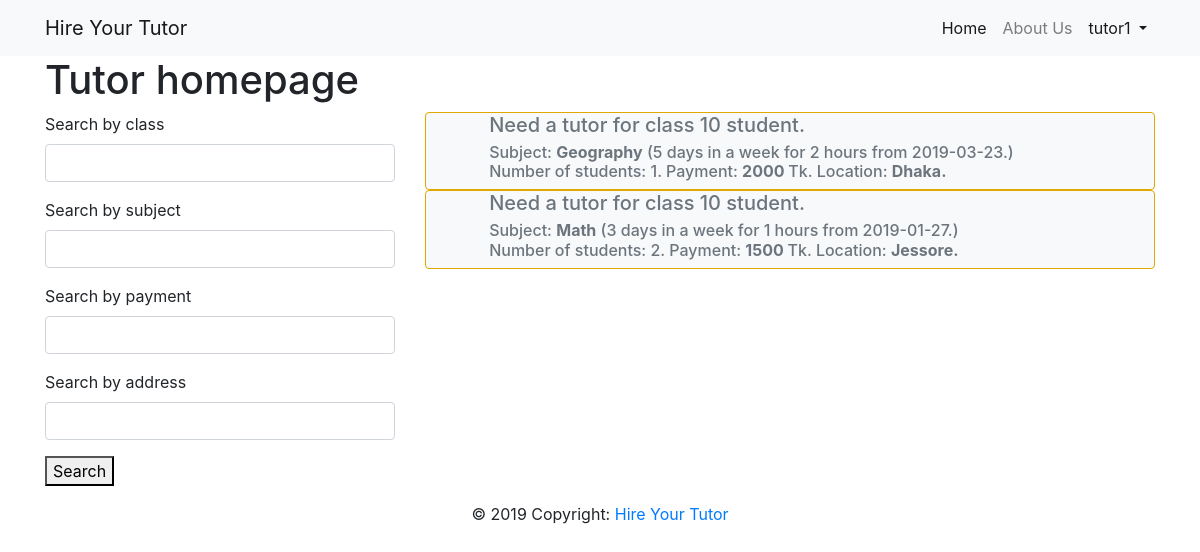
Screenshot of /tutor/tutorhomepage/ (signed in) with the database file from the repository.
### hireapp/models.py (models this page shows, shortened)
class User(AbstractUser):
    is_tutor = models.BooleanField(default=False)
    is_guardian = models.BooleanField(default=False)

class GuardianProfiles(models.Model):
    GENDER_CHOICES = (
        ('Male', 'Male'),
        ('Female', 'Female'),
    )
    user = models.ForeignKey(User, on_delete=models.CASCADE, default=None)
    Guardians_name = models.CharField("Guardian's Name", max_length=50)
    gender = models.CharField(max_length=6, choices=GENDER_CHOICES)
    nid_No = models.CharField(max_length=18)
    occupation = models.CharField(max_length=20)
    students_name = models.CharField("Student's Name", max_length=50)
    s_class = models.CharField("Student's Class", max_length=2)
    school = models.CharField("School/College", max_length=60)
    subject = models.CharField(max_length=100)
    payment = models.CharField(max_length=5)
    tution_hour = models.CharField("Tution hours", max_length=3)
    guardian_contact = models.CharField("Guardian's Contact Number", max_length=14)
    need_tutor_from = models.DateField()
    description = models.TextField(max_length=250)
    address = models.TextField(max_length=150)
    week_days = models.CharField("How many days in a week?", max_length=1)
    number_of_students = models.CharField("Number of students", max_length=2)

### hireapp/views/tutor.py (the view)
# urls.py: path('tutorhomepage/', tutor.TutorHomepage,
@login_required()
@tutor_required()
def TutorHomepage(request):
    filters = GuardianFilter(request.GET, queryset=GuardianProfiles.objects.all())
    return render(request, 'hireapp/tutor/tutor_homepage.html', {'filters': filters})

### hireapp/templates/hireapp/tutor/tutor_homepage.html (shortened to what this page needs)
{% extends 'base.html' %}
{% load crispy_forms_tags %}
{% load static %}
{% block content %}
<h1>Tutor homepage</h1>
<div class="row">
    <div class="col-sm-4">
        <form method="get">
            {{ filters.form|crispy }}
            <button type="submit">Search</button>
        </form>
    </div>
    <div class="col-sm-8">{% for guardians in filters.qs %}
        <div class="card card-inverse" style="background-color: #F8F9FA; border-color: #E0A800;">
            <div class="card-block">
                <div class="row">
                    <div class="col-sm-1">
                    </div>
                    <div class="col-sm-11">
                        <h5 class="card-title text-muted">
                            Need a tutor for class {{guardians.s_class|safe}} student. <br>
                        </h5>
                        <h6 class="card-subtitle mb-2 text-muted">
                            Subject: <b>{{guardians.subject|safe}}</b> ({{guardians.week_days|safe}} days
                            in a week for {{guardians.tution_hour|safe}} hours from
                            {{guardians.need_tutor_from|safe}}.)
                            <br>
                            Number of students: {{guardians.number_of_students|safe}}. Payment: <b>{{guardians.payment|safe}} </b>
                            Tk. Location: <b>{{guardians.address|safe}}.</b>
                        </h6>
                    </div>
                </div>
            </div>
        </div>
        {% endfor %}
    </div>
</div>
{% endblock content %}

### templates/base.html (shortened to what this page needs)
<!DOCTYPE html>
{% load static %}
<html lang="en">
<head>
    <link rel="stylesheet" href="{% static 'css/bootstrap.min.css' %}">
    <link rel="stylesheet" href="{% static 'css/mm.css' %}">
    <link rel="stylesheet" href="https://maxcdn.bootstrapcdn.com/bootstrap/4.0.0/css/bootstrap.min.css"
>
    <link href="https://unpkg.com/ionicons@4.5.5/dist/css/ionicons.min.css" rel="stylesheet">
    <link rel="stylesheet" href="https://use.fontawesome.com/releases/v5.6.3/css/all.css"
>
</head>
<body>
<nav class="navbar navbar-expand-lg navbar-light bg-light">
    <div class="container">
        <a class="navbar-brand" href="{% url 'home' %}"> Hire Your Tutor</a>
        <div class="collapse navbar-collapse" id="navbar1">
            <ul class="navbar-nav ml-auto">
                <li class="nav-item active">
                    <a class="nav-link" href="{% url 'home' %}">Home </a>
                </li>
                <li class="nav-item">
                    <a class="nav-link" href=""> About Us </a>
                </li>
                {% if user.is_authenticated %}
                <li class="nav-item dropdown active">
                    <a class="nav-link  dropdown-toggle" href="#" data-toggle="dropdown"> {{ user.username }} </a>
                </li>
                {% else %}
                <li class="nav-item">
                    <a class="btn ml-2 btn-warning" href="{% url 'login' %}">Login</a>
                </li>
                {% endif %}
            </ul>
        </div>
    </div>
</nav>
<div class="container">
    {% block content %}
    {% endblock content %}
</div>
<footer class="page-footer font-small blue">
    <div class="footer-copyright text-center py-3">© 2019 Copyright:
        <a href="#">Hire Your Tutor</a>
    </div>
</footer>
</body>
</html>

### static/css/mm.css (style rules this page uses)
body { font-family: 'Bungee', cursive; }

### rows the page displays
User: username "tutor1"
GuardianProfiles: s_class "10", subject "Geography", week_days "5", tution_hour "2", need_tutor_from "2019-03-23", number_of_students "1", payment "2000", address "Dhaka"
GuardianProfiles: s_class "10", subject "Math", week_days "3", tution_hour "1", need_tutor_from "2019-01-27", number_of_students "2", payment "1500", address "Jessore"
